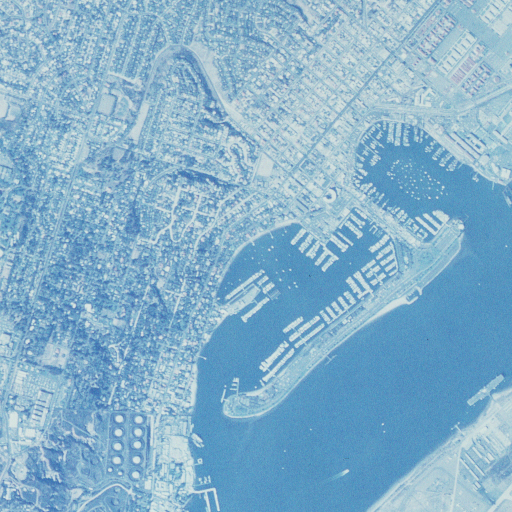
#> input picture ipfe/data/aerial.png, 512 x 512 px
$ python -i saliency.py   (imports and definitions only)   (older library calls are emulated)
#> lines starting #> are read from the running program, lines starting #| are printed output that depends on the picture
#!/usr/bin/python
import os
import numpy as np
import math
from scipy import fftpack, ndimage, misc
import skimage as si


# [289 lines left out: functions edge_based, frequency_tuned, luminance_and_colour, maximum_symmetric_surround, not called in this run]


def spectral_residual(image):
    """
    Saliency Detection: A Spectral Residual Approach
    Xiaodi Hou and Liqing Zhang

    Abstract
    The ability of human visual system to detect visual saliency is
    extraordinarily fast and reliable. However, computational modeling of this
    basic intelligent behavior still remains a challenge. This paper presents a
    simple method for the visual saliency detection. Our model is independent
    of features, categories, or other forms of prior knowledge of the objects.
    By analyzing the log-spectrum of an input image, we extract the spectral
    residual of an image in spectral domain, and propose a fast method to
    construct the corresponding saliency map in spatial domain. We test this
    model on both natural pictures and artificial images such as psychological
    patterns. The result indicate fast and robust saliency detection of our
    method.

    Publication
    Xiaodi Hou and Liqing Zhang Saliency Detection: A Spectral Residual
    Approach Journal Computer Vision and Pattern Recognition, IEEE Computer
    Society Conference 2007

    www.klab.caltech.edu/~xhou/projects/spectralResidual/spectralresidual.html

    Args:
        image: numpy array
          RGB image as an array

    Returns:
        sm: numpy array
           Normalised salicency map
    """

    if len(image.shape) == 3:
        image = matlab_rgb2gray(image)
#> in matlab_rgb2gray, `r, g, b = rgb[:, :, 0], rgb[:, :, 1], rgb[:, :, 2]`:
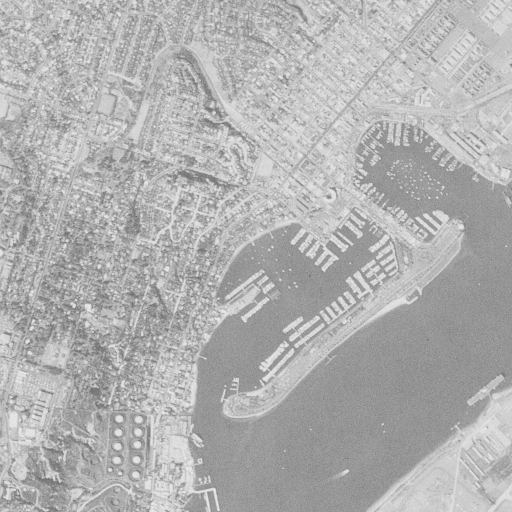
#> g: shape (512, 512); min 97, max 234, mean 176.6

    image = misc.imresize(image, 64.0 / image.shape[1])  # Scale Image
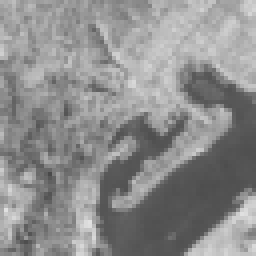
#> image: shape (64, 64) (shown 4 times larger); min 74, max 225, mean 141
    image = si.img_as_float(image)
    fft = fftpack.fft2(image)
    logAmplitude = np.log(np.abs(fft))
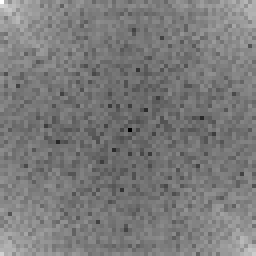
#> logAmplitude: shape (64, 64) float64 (shown 4 times larger); min -5.54, max 7.73, mean 0.851; drawn with min black and max white
    phase = np.angle(fft)
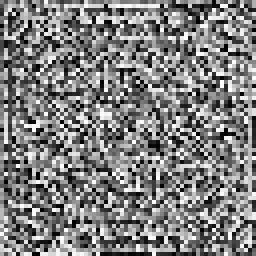
#> phase: shape (64, 64) float64 (shown 4 times larger); min -3.14, max 3.14, mean -0.00153; drawn with min black and max white
    avgLogAmp = ndimage.uniform_filter(logAmplitude, size=3, mode="nearest")
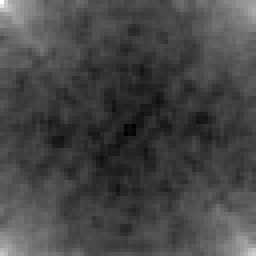
#> avgLogAmp: shape (64, 64) float64 (shown 4 times larger); min -1.12, max 6, mean 0.851; drawn with min black and max white
    spectralResidual = logAmplitude - avgLogAmp
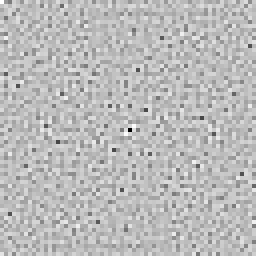
#> spectralResidual: shape (64, 64) float64 (shown 4 times larger); min -4.81, max 1.73, mean -6.46e-17; drawn with min black and max white
    sm = np.abs(fftpack.ifft2(np.exp(spectralResidual + 1j * phase))) ** 2
    sm = ndimage.gaussian_filter(sm, sigma=2.5)
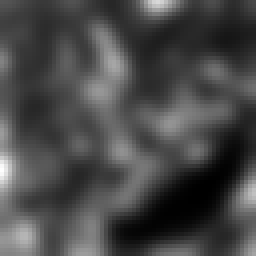
#> sm: shape (64, 64) float64 (shown 4 times larger); min 1.77e-05, max 0.00139, mean 0.000408; drawn with min black and max white
    #sm = ndimage.correlate(sm, fgau_mat(), mode='nearest')
    return sm


# [65 lines left out: functions phase_map, fgau_mat, fgaussian, makeGaussian, not called in this run]


def matlab_rgb2gray(rgb):  # Same as MATLAB
    """
    Attempt to get colour consistency between MATLAB and scikit image
    """
    r, g, b = rgb[:, :, 0], rgb[:, :, 1], rgb[:, :, 2]
    gray = 0.2989 * r + 0.5870 * g + 0.1140 * b
    return gray

>>> import cv2
>>> picture = cv2.cvtColor(cv2.imread('data/aerial.png'), cv2.COLOR_BGR2RGB)
>>> result = spectral_residual(picture)

$ run again, on ipfe/data/baboon.png
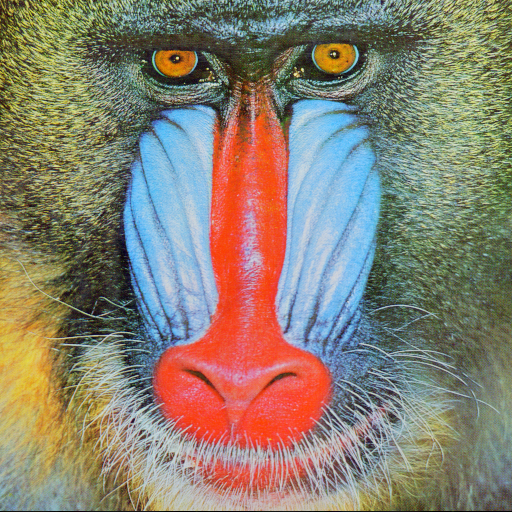
#> input picture ipfe/data/baboon.png, 512 x 512 px
#> in spectral_residual, `spectralResidual = logAmplitude - avgLogAmp`:
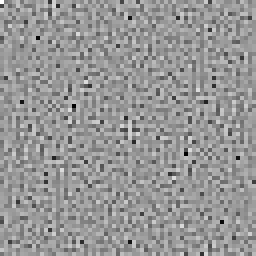
#> spectralResidual: shape (64, 64) float64 (shown 4 times larger); min -3.15, max 2.15, mean -3.99e-17; drawn with min black and max white
#> in spectral_residual, `sm = ndimage.gaussian_filter(sm, sigma=2.5)`:
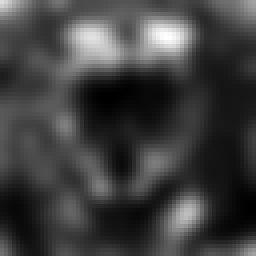
#> sm: shape (64, 64) float64 (shown 4 times larger); min 7.32e-05, max 0.00142, mean 0.000408; drawn with min black and max white
